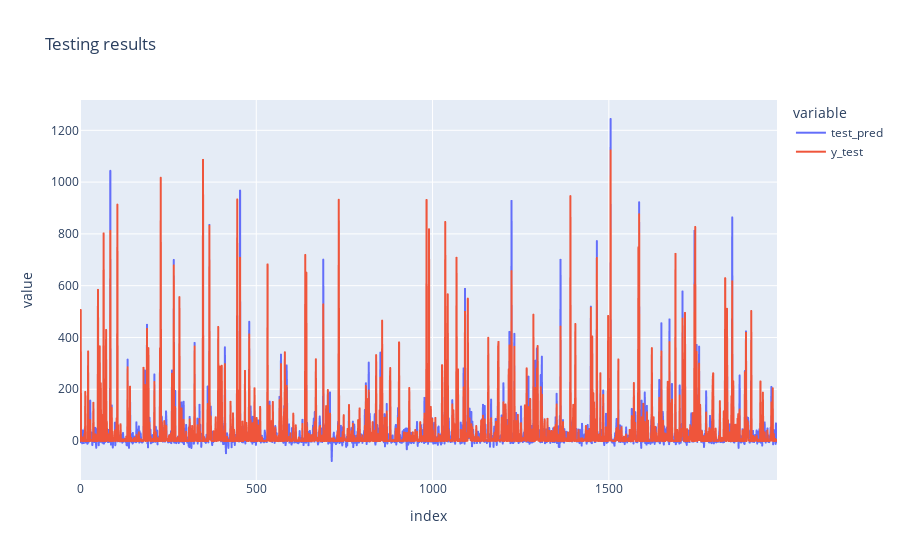

Write notebook code for a chart like this one.
### Code cell
test_result = \
pd.DataFrame({'test_pred_norm': list(lsvr_train_opt.predict(X_test)), 
              'y_test_norm': list(y_test.reshape([y_test.shape[0],])),
              'test_pred': list((lsvr_train_opt.predict(X_test) * target_std) + target_mean),
              'y_test': list((y_test.reshape([y_test.shape[0],]) * target_std) + target_mean)
             }).reset_index()
px.line(test_result, x = "index", y = ["test_pred", 'y_test'],
        title = "Testing results").show()

### Figure 1 — Plotly figure (JSON) as saved in the notebook; plotly's stock layout.template omitted (floating-point values rounded to 4 significant figures; data arrays with more than 128 entries replaced by an {"elided": "..."} marker saying what was removed)
{"data": [{"hovertemplate": "variable=test_pred<br>index=%{x}<br>value=%{y}<extra></extra>", "legendgroup": "test_pred", "line": {"color": "#636efa", "dash": "solid"}, "marker": {"symbol": "circle"}, "mode": "lines", "name": "test_pred", "showlegend": true, "type": "scattergl", "x": {"elided": "1978 int values"}, "xaxis": "x", "y": {"elided": "1978 float values"}, "yaxis": "y"}, {"hovertemplate": "variable=y_test<br>index=%{x}<br>value=%{y}<extra></extra>", "legendgroup": "y_test", "line": {"color": "#EF553B", "dash": "solid"}, "marker": {"symbol": "circle"}, "mode": "lines", "name": "y_test", "showlegend": true, "type": "scattergl", "x": {"elided": "1978 int values"}, "xaxis": "x", "y": {"elided": "1978 float values"}, "yaxis": "y"}], "layout": {"legend": {"title": {"text": "variable"}, "tracegroupgap": 0}, "title": {"text": "Testing results"}, "xaxis": {"anchor": "y", "domain": [0, 1], "title": {"text": "index"}}, "yaxis": {"anchor": "x", "domain": [0, 1], "title": {"text": "value"}}}}
